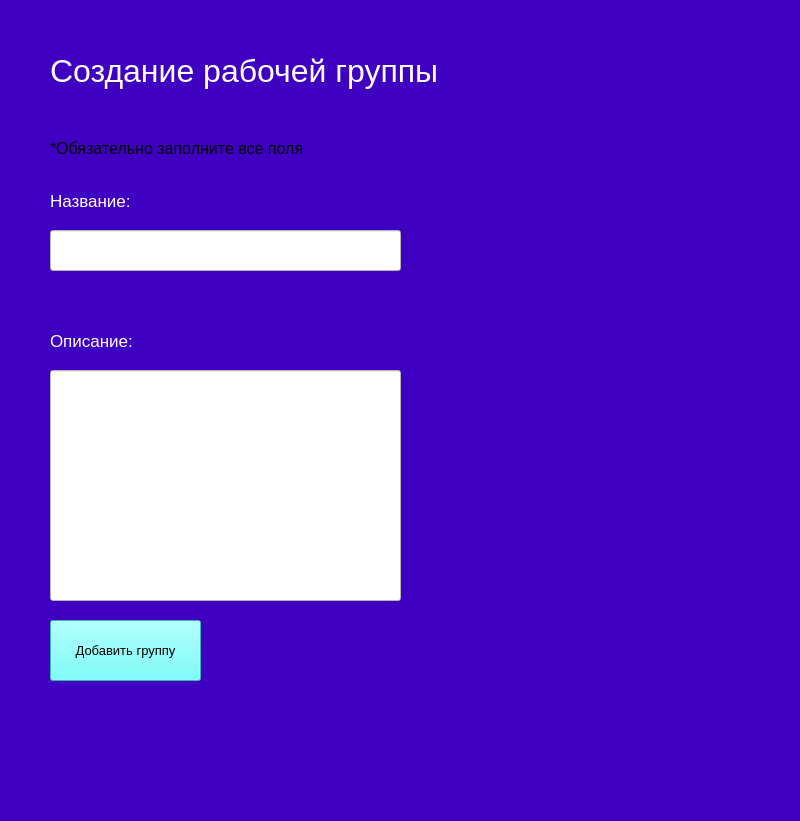
<?xml version="1.0" encoding="UTF-8"?>
<ui version="4.0">
 <class>MainWindow</class>
 <widget class="QMainWindow" name="MainWindow">
  <property name="geometry">
   <rect>
    <x>0</x>
    <y>0</y>
    <width>800</width>
    <height>821</height>
   </rect>
  </property>
  <property name="font">
   <font>
    <pointsize>8</pointsize>
   </font>
  </property>
  <property name="windowTitle">
   <string>MainWindow</string>
  </property>
  <property name="styleSheet">
   <string notr="true">background-color: rgb(64, 0, 194);</string>
  </property>
  <widget class="QWidget" name="centralwidget">
   <widget class="QLabel" name="label">
    <property name="geometry">
     <rect>
      <x>50</x>
      <y>20</y>
      <width>511</width>
      <height>101</height>
     </rect>
    </property>
    <property name="font">
     <font>
      <pointsize>24</pointsize>
     </font>
    </property>
    <property name="styleSheet">
     <string notr="true">color: rgb(255, 255, 255);</string>
    </property>
    <property name="text">
     <string>Создание рабочей группы</string>
    </property>
   </widget>
   <widget class="QLabel" name="label_2">
    <property name="geometry">
     <rect>
      <x>50</x>
      <y>180</y>
      <width>111</width>
      <height>41</height>
     </rect>
    </property>
    <property name="font">
     <font>
      <pointsize>13</pointsize>
     </font>
    </property>
    <property name="styleSheet">
     <string notr="true">color: rgb(255, 255, 255);</string>
    </property>
    <property name="text">
     <string>Название:</string>
    </property>
   </widget>
   <widget class="QLineEdit" name="lineEdit_title">
    <property name="geometry">
     <rect>
      <x>50</x>
      <y>230</y>
      <width>351</width>
      <height>41</height>
     </rect>
    </property>
    <property name="styleSheet">
     <string notr="true">background-color: rgb(255, 255, 255);</string>
    </property>
   </widget>
   <widget class="QLabel" name="label_3">
    <property name="geometry">
     <rect>
      <x>50</x>
      <y>320</y>
      <width>111</width>
      <height>41</height>
     </rect>
    </property>
    <property name="font">
     <font>
      <pointsize>13</pointsize>
     </font>
    </property>
    <property name="styleSheet">
     <string notr="true">color: rgb(255, 255, 255);</string>
    </property>
    <property name="text">
     <string>Описание:</string>
    </property>
   </widget>
   <widget class="QLineEdit" name="lineEdit_description">
    <property name="geometry">
     <rect>
      <x>50</x>
      <y>370</y>
      <width>351</width>
      <height>231</height>
     </rect>
    </property>
    <property name="styleSheet">
     <string notr="true">background-color: rgb(255, 255, 255);</string>
    </property>
   </widget>
   <widget class="QPushButton" name="pushButton_add_group">
    <property name="geometry">
     <rect>
      <x>50</x>
      <y>620</y>
      <width>151</width>
      <height>61</height>
     </rect>
    </property>
    <property name="font">
     <font>
      <pointsize>10</pointsize>
     </font>
    </property>
    <property name="styleSheet">
     <string notr="true">background-color: rgb(85, 255, 250);</string>
    </property>
    <property name="text">
     <string>Добавить группу</string>
    </property>
   </widget>
   <widget class="QLabel" name="label_error">
    <property name="geometry">
     <rect>
      <x>50</x>
      <y>140</y>
      <width>371</width>
      <height>16</height>
     </rect>
    </property>
    <property name="font">
     <font>
      <pointsize>12</pointsize>
     </font>
    </property>
    <property name="styleSheet">
     <string notr="true">color: rgb(0, 0, 0);</string>
    </property>
    <property name="text">
     <string>*Обязательно заполните все поля</string>
    </property>
   </widget>
  </widget>
  <widget class="QMenuBar" name="menubar">
   <property name="geometry">
    <rect>
     <x>0</x>
     <y>0</y>
     <width>800</width>
     <height>26</height>
    </rect>
   </property>
  </widget>
  <widget class="QStatusBar" name="statusbar"/>
 </widget>
 <resources/>
 <connections/>
</ui>
